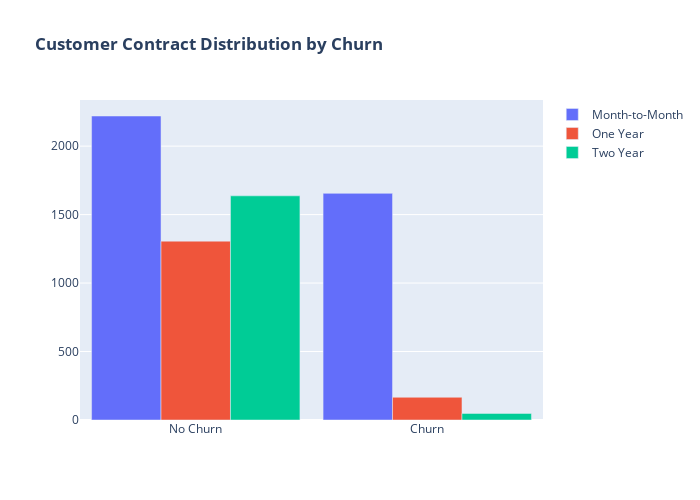

Notebook code for this chart:
### Markdown cell above
Approximately 75% of customers with a Month-to-Month contract chose to churn, compared to 13% of those with a One-Year contract and only 3% with a Two-Year contract.

### Code cell
contracts = {
    "Month-to-Month": "Contract_Month_to_month",
    "One Year": "Contract_One_year",
    "Two Year": "Contract_Two_year"
}

fig = go.Figure()

for contract_name, column_name in contracts.items():
    churn_counts = df_encoded[df_encoded[column_name] == 1].groupby("Churn").size()
    fig.add_trace(go.Bar(
        x=["No Churn", "Churn"],
        y=[churn_counts.get(0, 0), churn_counts.get(1, 0)],
        name=contract_name
    ))

fig.update_layout(
    title_text="<b>Customer Contract Distribution by Churn</b>",
    barmode='group',
    width=700,
    height=500,
    bargap=0.1
)

fig.show()

### Figure 1 — Plotly figure (JSON) as saved in the notebook; plotly's stock layout.template omitted (floating-point values rounded to 4 significant figures)
{"data": [{"name": "Month-to-Month", "type": "bar", "x": ["No Churn", "Churn"], "y": [2220, 1655]}, {"name": "One Year", "type": "bar", "x": ["No Churn", "Churn"], "y": [1306, 166]}, {"name": "Two Year", "type": "bar", "x": ["No Churn", "Churn"], "y": [1637, 48]}], "layout": {"bargap": 0.1, "barmode": "group", "height": 500, "title": {"text": "<b>Customer Contract Distribution by Churn</b>"}, "width": 700}}
